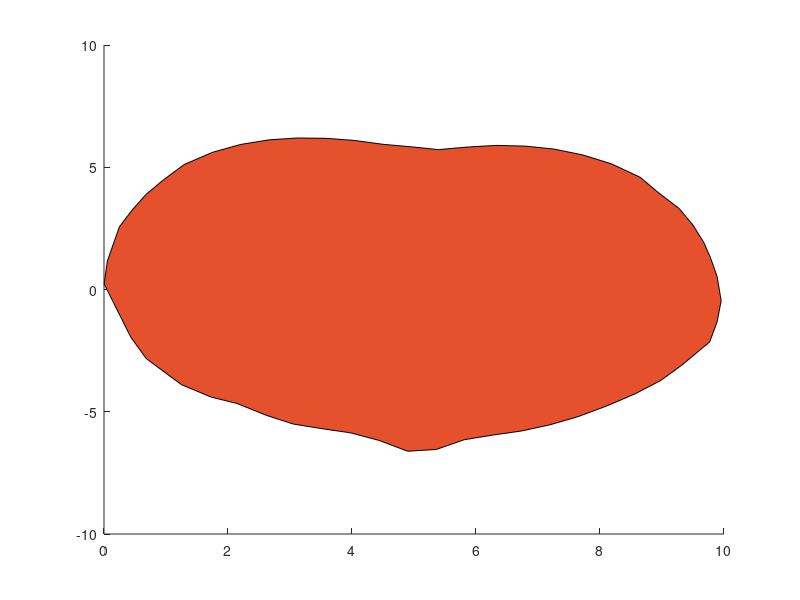

The MATLAB script that drew this image: (Note: this script raises an error after producing the figure.)
%% script_1

%read in data
data = csvread('peach.csv');
%plot data
p = patch(data(:,1), data(:,2), [0.8980 0.3176 0.1765]);
p.LineWidth = 2;

%% SOLUTION: Breakout 1

%read in data
%data = csvread('peach.csv');
%plot data
%p = patch(data(:,1), data(:,2), [0.8980 0.3176 0.1765]); % RGB for orange
%p.LineWidth = 2;

%% SOLUTION: Breakout 2

%read in data
%data = csvread('peach.csv');
%plot data
%p = patch(data(:,1), data(:,2), [0.506, 0.0, 0.937]); % per reviewer comments
%p.LineWidth = 2;